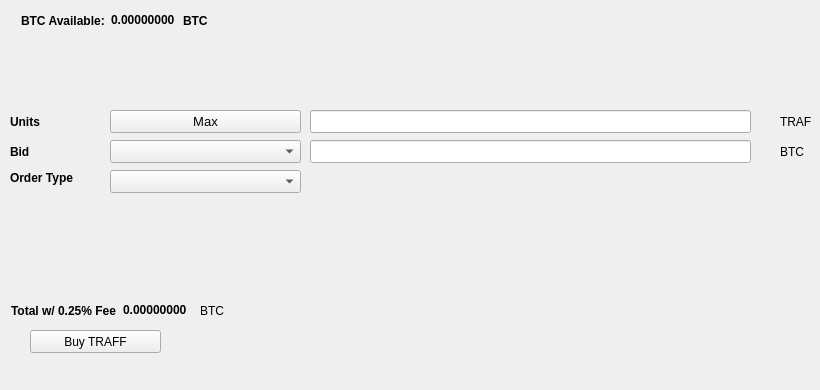
   <widget class="QWidget" name="BuyTab">
    <attribute name="title">
     <string>Buy</string>
    </attribute>
    <widget class="QPushButton" name="BuyTRAFF">
     <property name="geometry">
      <rect>
       <x>30</x>
       <y>330</y>
       <width>131</width>
       <height>23</height>
      </rect>
     </property>
     <property name="text">
      <string>Buy TRAFF</string>
     </property>
     <property name="icon">
      <iconset resource="../traff.qrc">
       <normaloff>:/icons/bitcoin</normaloff>:/icons/bitcoin</iconset>
     </property>
    </widget>
    <widget class="QLabel" name="label_3">
     <property name="geometry">
      <rect>
       <x>10</x>
       <y>110</y>
       <width>46</width>
       <height>23</height>
      </rect>
     </property>
     <property name="font">
      <font>
       <weight>75</weight>
       <bold>true</bold>
      </font>
     </property>
     <property name="text">
      <string>Units</string>
     </property>
    </widget>
    <widget class="QLineEdit" name="UnitsInput">
     <property name="geometry">
      <rect>
       <x>310</x>
       <y>110</y>
       <width>441</width>
       <height>23</height>
      </rect>
     </property>
     <property name="font">
      <font>
       <pointsize>9</pointsize>
       <weight>75</weight>
       <bold>true</bold>
      </font>
     </property>
    </widget>
    <widget class="QLineEdit" name="BuyBidPriceEdit">
     <property name="geometry">
      <rect>
       <x>310</x>
       <y>140</y>
       <width>441</width>
       <height>23</height>
      </rect>
     </property>
     <property name="font">
      <font>
       <pointsize>9</pointsize>
       <weight>75</weight>
       <bold>true</bold>
      </font>
     </property>
    </widget>
    <widget class="QLabel" name="label_4">
     <property name="geometry">
      <rect>
       <x>780</x>
       <y>110</y>
       <width>31</width>
       <height>23</height>
      </rect>
     </property>
     <property name="text">
      <string>TRAFF</string>
     </property>
    </widget>
    <widget class="QLabel" name="label_5">
     <property name="geometry">
      <rect>
       <x>780</x>
       <y>140</y>
       <width>31</width>
       <height>23</height>
      </rect>
     </property>
     <property name="text">
      <string>BTC</string>
     </property>
    </widget>
    <widget class="QLabel" name="label_6">
     <property name="geometry">
      <rect>
       <x>10</x>
       <y>140</y>
       <width>46</width>
       <height>23</height>
      </rect>
     </property>
     <property name="font">
      <font>
       <weight>75</weight>
       <bold>true</bold>
      </font>
     </property>
     <property name="text">
      <string>Bid</string>
     </property>
    </widget>
    <widget class="QLabel" name="label_7">
     <property name="geometry">
      <rect>
       <x>10</x>
       <y>170</y>
       <width>91</width>
       <height>16</height>
      </rect>
     </property>
     <property name="font">
      <font>
       <weight>75</weight>
       <bold>true</bold>
      </font>
     </property>
     <property name="text">
      <string>Order Type</string>
     </property>
    </widget>
    <widget class="QPushButton" name="Buy_Max_Amount">
     <property name="geometry">
      <rect>
       <x>110</x>
       <y>110</y>
       <width>191</width>
       <height>23</height>
      </rect>
     </property>
     <property name="font">
      <font>
       <pointsize>10</pointsize>
      </font>
     </property>
     <property name="text">
      <string>Max</string>
     </property>
    </widget>
    <widget class="QComboBox" name="BuyBidcomboBox">
     <property name="geometry">
      <rect>
       <x>110</x>
       <y>140</y>
       <width>191</width>
       <height>23</height>
      </rect>
     </property>
     <property name="font">
      <font>
       <pointsize>10</pointsize>
      </font>
     </property>
    </widget>
    <widget class="QComboBox" name="buyOrdertypeCombo">
     <property name="geometry">
      <rect>
       <x>110</x>
       <y>170</y>
       <width>191</width>
       <height>23</height>
      </rect>
     </property>
     <property name="font">
      <font>
       <pointsize>10</pointsize>
      </font>
     </property>
    </widget>
    <widget class="QWidget" name="layoutWidget1">
     <property name="geometry">
      <rect>
       <x>21</x>
       <y>11</y>
       <width>227</width>
       <height>19</height>
      </rect>
     </property>
     <layout class="QHBoxLayout" name="horizontalLayout_3">
      <item>
       <widget class="QLabel" name="label232">
        <property name="font">
         <font>
          <weight>75</weight>
          <bold>true</bold>
         </font>
        </property>
        <property name="text">
         <string>BTC Available:</string>
        </property>
       </widget>
      </item>
      <item>
       <widget class="QLabel" name="BtcAvailableLbl">
        <property name="palette">
         <palette>
          <active>
           <colorrole role="WindowText">
            <brush brushstyle="SolidPattern">
             <color alpha="255">
              <red>0</red>
              <green>0</green>
              <blue>0</blue>
             </color>
            </brush>
           </colorrole>
           <colorrole role="Button">
            <brush brushstyle="SolidPattern">
             <color alpha="255">
              <red>0</red>
              <green>170</green>
              <blue>0</blue>
             </color>
            </brush>
           </colorrole>
           <colorrole role="Light">
            <brush brushstyle="SolidPattern">
             <color alpha="255">
              <red>0</red>
              <green>255</green>
              <blue>0</blue>
             </color>
            </brush>
           </colorrole>
           <colorrole role="Midlight">
            <brush brushstyle="SolidPattern">
             <color alpha="255">
              <red>0</red>
              <green>212</green>
              <blue>0</blue>
             </color>
            </brush>
           </colorrole>
           <colorrole role="Dark">
            <brush brushstyle="SolidPattern">
             <color alpha="255">
              <red>0</red>
              <green>85</green>
              <blue>0</blue>
             </color>
            </brush>
           </colorrole>
           <colorrole role="Mid">
            <brush brushstyle="SolidPattern">
             <color alpha="255">
              <red>0</red>
              <green>113</green>
              <blue>0</blue>
             </color>
            </brush>
           </colorrole>
           <colorrole role="Text">
            <brush brushstyle="SolidPattern">
             <color alpha="255">
              <red>0</red>
              <green>170</green>
              <blue>0</blue>
             </color>
            </brush>
           </colorrole>
           <colorrole role="BrightText">
            <brush brushstyle="SolidPattern">
             <color alpha="255">
              <red>255</red>
              <green>255</green>
              <blue>255</blue>
             </color>
            </brush>
           </colorrole>
           <colorrole role="ButtonText">
            <brush brushstyle="SolidPattern">
             <color alpha="255">
              <red>0</red>
              <green>0</green>
              <blue>0</blue>
             </color>
            </brush>
           </colorrole>
           <colorrole role="Base">
            <brush brushstyle="SolidPattern">
             <color alpha="255">
              <red>255</red>
              <green>255</green>
              <blue>255</blue>
             </color>
            </brush>
           </colorrole>
           <colorrole role="Window">
            <brush brushstyle="SolidPattern">
             <color alpha="255">
              <red>0</red>
              <green>170</green>
              <blue>0</blue>
             </color>
            </brush>
           </colorrole>
           <colorrole role="Shadow">
            <brush brushstyle="SolidPattern">
             <color alpha="255">
              <red>0</red>
              <green>0</green>
              <blue>0</blue>
             </color>
            </brush>
           </colorrole>
           <colorrole role="AlternateBase">
            <brush brushstyle="SolidPattern">
             <color alpha="255">
              <red>127</red>
              <green>212</green>
              <blue>127</blue>
             </color>
            </brush>
           </colorrole>
           <colorrole role="ToolTipBase">
            <brush brushstyle="SolidPattern">
             <color alpha="255">
              <red>255</red>
              <green>255</green>
              <blue>220</blue>
             </color>
            </brush>
           </colorrole>
           <colorrole role="ToolTipText">
            <brush brushstyle="SolidPattern">
             <color alpha="255">
              <red>0</red>
              <green>0</green>
              <blue>0</blue>
             </color>
            </brush>
           </colorrole>
          </active>
          <inactive>
           <colorrole role="WindowText">
            <brush brushstyle="SolidPattern">
             <color alpha="255">
              <red>0</red>
              <green>0</green>
              <blue>0</blue>
             </color>
            </brush>
           </colorrole>
           <colorrole role="Button">
            <brush brushstyle="SolidPattern">
             <color alpha="255">
              <red>0</red>
              <green>170</green>
              <blue>0</blue>
             </color>
            </brush>
           </colorrole>
           <colorrole role="Light">
            <brush brushstyle="SolidPattern">
             <color alpha="255">
              <red>0</red>
              <green>255</green>
              <blue>0</blue>
             </color>
            </brush>
           </colorrole>
           <colorrole role="Midlight">
            <brush brushstyle="SolidPattern">
             <color alpha="255">
              <red>0</red>
              <green>212</green>
              <blue>0</blue>
             </color>
            </brush>
           </colorrole>
           <colorrole role="Dark">
            <brush brushstyle="SolidPattern">
             <color alpha="255">
              <red>0</red>
              <green>85</green>
              <blue>0</blue>
             </color>
            </brush>
           </colorrole>
           <colorrole role="Mid">
            <brush brushstyle="SolidPattern">
             <color alpha="255">
              <red>0</red>
              <green>113</green>
              <blue>0</blue>
             </color>
            </brush>
           </colorrole>
           <colorrole role="Text">
            <brush brushstyle="SolidPattern">
             <color alpha="255">
              <red>0</red>
              <green>170</green>
              <blue>0</blue>
             </color>
            </brush>
           </colorrole>
           <colorrole role="BrightText">
            <brush brushstyle="SolidPattern">
             <color alpha="255">
              <red>255</red>
              <green>255</green>
              <blue>255</blue>
             </color>
            </brush>
           </colorrole>
           <colorrole role="ButtonText">
            <brush brushstyle="SolidPattern">
             <color alpha="255">
              <red>0</red>
              <green>0</green>
              <blue>0</blue>
             </color>
            </brush>
           </colorrole>
           <colorrole role="Base">
            <brush brushstyle="SolidPattern">
             <color alpha="255">
              <red>255</red>
              <green>255</green>
              <blue>255</blue>
             </color>
            </brush>
           </colorrole>
           <colorrole role="Window">
            <brush brushstyle="SolidPattern">
             <color alpha="255">
              <red>0</red>
              <green>170</green>
              <blue>0</blue>
             </color>
            </brush>
           </colorrole>
           <colorrole role="Shadow">
            <brush brushstyle="SolidPattern">
             <color alpha="255">
              <red>0</red>
              <green>0</green>
              <blue>0</blue>
             </color>
            </brush>
           </colorrole>
           <colorrole role="AlternateBase">
            <brush brushstyle="SolidPattern">
             <color alpha="255">
              <red>127</red>
              <green>212</green>
              <blue>127</blue>
             </color>
            </brush>
           </colorrole>
           <colorrole role="ToolTipBase">
            <brush brushstyle="SolidPattern">
             <color alpha="255">
              <red>255</red>
              <green>255</green>
              <blue>220</blue>
             </color>
            </brush>
           </colorrole>
           <colorrole role="ToolTipText">
            <brush brushstyle="SolidPattern">
             <color alpha="255">
              <red>0</red>
              <green>0</green>
              <blue>0</blue>
             </color>
            </brush>
           </colorrole>
          </inactive>
          <disabled>
           <colorrole role="WindowText">
            <brush brushstyle="SolidPattern">
             <color alpha="255">
              <red>0</red>
              <green>85</green>
              <blue>0</blue>
             </color>
            </brush>
           </colorrole>
           <colorrole role="Button">
            <brush brushstyle="SolidPattern">
             <color alpha="255">
              <red>0</red>
              <green>170</green>
              <blue>0</blue>
             </color>
            </brush>
           </colorrole>
           <colorrole role="Light">
            <brush brushstyle="SolidPattern">
             <color alpha="255">
              <red>0</red>
              <green>255</green>
              <blue>0</blue>
             </color>
            </brush>
           </colorrole>
           <colorrole role="Midlight">
            <brush brushstyle="SolidPattern">
             <color alpha="255">
              <red>0</red>
              <green>212</green>
              <blue>0</blue>
             </color>
            </brush>
           </colorrole>
           <colorrole role="Dark">
            <brush brushstyle="SolidPattern">
             <color alpha="255">
              <red>0</red>
              <green>85</green>
              <blue>0</blue>
             </color>
            </brush>
           </colorrole>
           <colorrole role="Mid">
            <brush brushstyle="SolidPattern">
             <color alpha="255">
              <red>0</red>
              <green>113</green>
              <blue>0</blue>
             </color>
            </brush>
           </colorrole>
           <colorrole role="Text">
            <brush brushstyle="SolidPattern">
             <color alpha="255">
              <red>0</red>
              <green>85</green>
              <blue>0</blue>
             </color>
            </brush>
           </colorrole>
           <colorrole role="BrightText">
            <brush brushstyle="SolidPattern">
             <color alpha="255">
              <red>255</red>
              <green>255</green>
              <blue>255</blue>
             </color>
            </brush>
           </colorrole>
           <colorrole role="ButtonText">
            <brush brushstyle="SolidPattern">
             <color alpha="255">
              <red>0</red>
              <green>85</green>
              <blue>0</blue>
             </color>
            </brush>
           </colorrole>
           <colorrole role="Base">
            <brush brushstyle="SolidPattern">
             <color alpha="255">
              <red>0</red>
              <green>170</green>
              <blue>0</blue>
             </color>
            </brush>
           </colorrole>
           <colorrole role="Window">
            <brush brushstyle="SolidPattern">
             <color alpha="255">
              <red>0</red>
              <green>170</green>
              <blue>0</blue>
             </color>
            </brush>
           </colorrole>
           <colorrole role="Shadow">
            <brush brushstyle="SolidPattern">
             <color alpha="255">
              <red>0</red>
              <green>0</green>
              <blue>0</blue>
             </color>
            </brush>
           </colorrole>
           <colorrole role="AlternateBase">
            <brush brushstyle="SolidPattern">
             <color alpha="255">
              <red>0</red>
              <green>170</green>
              <blue>0</blue>
             </color>
            </brush>
           </colorrole>
           <colorrole role="ToolTipBase">
            <brush brushstyle="SolidPattern">
             <color alpha="255">
              <red>255</red>
              <green>255</green>
              <blue>220</blue>
             </color>
            </brush>
           </colorrole>
           <colorrole role="ToolTipText">
            <brush brushstyle="SolidPattern">
             <color alpha="255">
              <red>0</red>
              <green>0</green>
              <blue>0</blue>
             </color>
            </brush>
           </colorrole>
          </disabled>
         </palette>
        </property>
        <property name="font">
         <font>
          <weight>75</weight>
          <bold>true</bold>
         </font>
        </property>
        <property name="text">
         <string>0.00000000</string>
        </property>
        <property name="textInteractionFlags">
         <set>Qt::LinksAccessibleByMouse|Qt::TextSelectableByKeyboard|Qt::TextSelectableByMouse</set>
        </property>
       </widget>
      </item>
      <item>
       <widget class="QLabel" name="BtcAvailableLbl_2">
        <property name="font">
         <font>
          <weight>75</weight>
          <bold>true</bold>
         </font>
        </property>
        <property name="text">
         <string>BTC</string>
        </property>
       </widget>
      </item>
     </layout>
    </widget>
    <widget class="QWidget" name="layoutWidge2">
     <property name="geometry">
      <rect>
       <x>11</x>
       <y>301</y>
       <width>259</width>
       <height>19</height>
      </rect>
     </property>
     <layout class="QHBoxLayout" name="horizontalLayout_4">
      <item>
       <widget class="QLabel" name="label_9">
        <property name="font">
         <font>
          <weight>75</weight>
          <bold>true</bold>
         </font>
        </property>
        <property name="text">
         <string>Total w/ 0.25% Fee</string>
        </property>
       </widget>
      </item>
      <item>
       <widget class="QLabel" name="BuyCostLabel">
        <property name="palette">
         <palette>
          <active>
           <colorrole role="WindowText">
            <brush brushstyle="SolidPattern">
             <color alpha="255">
              <red>0</red>
              <green>0</green>
              <blue>0</blue>
             </color>
            </brush>
           </colorrole>
           <colorrole role="Button">
            <brush brushstyle="SolidPattern">
             <color alpha="255">
              <red>0</red>
              <green>170</green>
              <blue>0</blue>
             </color>
            </brush>
           </colorrole>
           <colorrole role="Light">
            <brush brushstyle="SolidPattern">
             <color alpha="255">
              <red>0</red>
              <green>255</green>
              <blue>0</blue>
             </color>
            </brush>
           </colorrole>
           <colorrole role="Midlight">
            <brush brushstyle="SolidPattern">
             <color alpha="255">
              <red>0</red>
              <green>212</green>
              <blue>0</blue>
             </color>
            </brush>
           </colorrole>
           <colorrole role="Dark">
            <brush brushstyle="SolidPattern">
             <color alpha="255">
              <red>0</red>
              <green>85</green>
              <blue>0</blue>
             </color>
            </brush>
           </colorrole>
           <colorrole role="Mid">
            <brush brushstyle="SolidPattern">
             <color alpha="255">
              <red>0</red>
              <green>113</green>
              <blue>0</blue>
             </color>
            </brush>
           </colorrole>
           <colorrole role="Text">
            <brush brushstyle="SolidPattern">
             <color alpha="255">
              <red>0</red>
              <green>170</green>
              <blue>0</blue>
             </color>
            </brush>
           </colorrole>
           <colorrole role="BrightText">
            <brush brushstyle="SolidPattern">
             <color alpha="255">
              <red>255</red>
              <green>255</green>
              <blue>255</blue>
             </color>
            </brush>
           </colorrole>
           <colorrole role="ButtonText">
            <brush brushstyle="SolidPattern">
             <color alpha="255">
              <red>0</red>
              <green>0</green>
              <blue>0</blue>
             </color>
            </brush>
           </colorrole>
           <colorrole role="Base">
            <brush brushstyle="SolidPattern">
             <color alpha="255">
              <red>255</red>
              <green>255</green>
              <blue>255</blue>
             </color>
            </brush>
           </colorrole>
           <colorrole role="Window">
            <brush brushstyle="SolidPattern">
             <color alpha="255">
              <red>0</red>
              <green>170</green>
              <blue>0</blue>
             </color>
            </brush>
           </colorrole>
           <colorrole role="Shadow">
            <brush brushstyle="SolidPattern">
             <color alpha="255">
              <red>0</red>
              <green>0</green>
              <blue>0</blue>
             </color>
            </brush>
           </colorrole>
           <colorrole role="AlternateBase">
            <brush brushstyle="SolidPattern">
             <color alpha="255">
              <red>127</red>
              <green>212</green>
              <blue>127</blue>
             </color>
            </brush>
           </colorrole>
           <colorrole role="ToolTipBase">
            <brush brushstyle="SolidPattern">
             <color alpha="255">
              <red>255</red>
              <green>255</green>
              <blue>220</blue>
             </color>
            </brush>
           </colorrole>
           <colorrole role="ToolTipText">
            <brush brushstyle="SolidPattern">
             <color alpha="255">
              <red>0</red>
              <green>0</green>
              <blue>0</blue>
             </color>
            </brush>
           </colorrole>
          </active>
          <inactive>
           <colorrole role="WindowText">
            <brush brushstyle="SolidPattern">
             <color alpha="255">
              <red>0</red>
              <green>0</green>
              <blue>0</blue>
             </color>
            </brush>
           </colorrole>
           <colorrole role="Button">
            <brush brushstyle="SolidPattern">
             <color alpha="255">
              <red>0</red>
              <green>170</green>
              <blue>0</blue>
             </color>
            </brush>
           </colorrole>
           <colorrole role="Light">
            <brush brushstyle="SolidPattern">
             <color alpha="255">
              <red>0</red>
              <green>255</green>
              <blue>0</blue>
             </color>
            </brush>
           </colorrole>
           <colorrole role="Midlight">
            <brush brushstyle="SolidPattern">
             <color alpha="255">
              <red>0</red>
              <green>212</green>
              <blue>0</blue>
             </color>
            </brush>
           </colorrole>
           <colorrole role="Dark">
            <brush brushstyle="SolidPattern">
             <color alpha="255">
              <red>0</red>
              <green>85</green>
              <blue>0</blue>
             </color>
            </brush>
           </colorrole>
           <colorrole role="Mid">
            <brush brushstyle="SolidPattern">
             <color alpha="255">
              <red>0</red>
              <green>113</green>
              <blue>0</blue>
             </color>
            </brush>
           </colorrole>
           <colorrole role="Text">
            <brush brushstyle="SolidPattern">
             <color alpha="255">
              <red>0</red>
              <green>170</green>
              <blue>0</blue>
             </color>
            </brush>
           </colorrole>
           <colorrole role="BrightText">
            <brush brushstyle="SolidPattern">
             <color alpha="255">
              <red>255</red>
              <green>255</green>
              <blue>255</blue>
             </color>
            </brush>
           </colorrole>
           <colorrole role="ButtonText">
            <brush brushstyle="SolidPattern">
             <color alpha="255">
              <red>0</red>
              <green>0</green>
              <blue>0</blue>
             </color>
            </brush>
           </colorrole>
           <colorrole role="Base">
            <brush brushstyle="SolidPattern">
             <color alpha="255">
              <red>255</red>
              <green>255</green>
              <blue>255</blue>
             </color>
            </brush>
           </colorrole>
           <colorrole role="Window">
            <brush brushstyle="SolidPattern">
             <color alpha="255">
              <red>0</red>
              <green>170</green>
              <blue>0</blue>
             </color>
            </brush>
           </colorrole>
           <colorrole role="Shadow">
            <brush brushstyle="SolidPattern">
             <color alpha="255">
              <red>0</red>
              <green>0</green>
              <blue>0</blue>
             </color>
            </brush>
           </colorrole>
           <colorrole role="AlternateBase">
            <brush brushstyle="SolidPattern">
             <color alpha="255">
              <red>127</red>
              <green>212</green>
              <blue>127</blue>
             </color>
            </brush>
           </colorrole>
           <colorrole role="ToolTipBase">
            <brush brushstyle="SolidPattern">
             <color alpha="255">
              <red>255</red>
              <green>255</green>
              <blue>220</blue>
             </color>
            </brush>
           </colorrole>
           <colorrole role="ToolTipText">
            <brush brushstyle="SolidPattern">
             <color alpha="255">
              <red>0</red>
              <green>0</green>
              <blue>0</blue>
             </color>
            </brush>
           </colorrole>
          </inactive>
          <disabled>
           <colorrole role="WindowText">
            <brush brushstyle="SolidPattern">
             <color alpha="255">
              <red>0</red>
              <green>85</green>
              <blue>0</blue>
             </color>
            </brush>
           </colorrole>
           <colorrole role="Button">
            <brush brushstyle="SolidPattern">
             <color alpha="255">
              <red>0</red>
              <green>170</green>
              <blue>0</blue>
             </color>
            </brush>
           </colorrole>
           <colorrole role="Light">
            <brush brushstyle="SolidPattern">
             <color alpha="255">
              <red>0</red>
              <green>255</green>
              <blue>0</blue>
             </color>
            </brush>
           </colorrole>
           <colorrole role="Midlight">
            <brush brushstyle="SolidPattern">
             <color alpha="255">
              <red>0</red>
              <green>212</green>
              <blue>0</blue>
             </color>
            </brush>
           </colorrole>
           <colorrole role="Dark">
            <brush brushstyle="SolidPattern">
             <color alpha="255">
              <red>0</red>
              <green>85</green>
              <blue>0</blue>
             </color>
            </brush>
           </colorrole>
           <colorrole role="Mid">
            <brush brushstyle="SolidPattern">
             <color alpha="255">
              <red>0</red>
              <green>113</green>
              <blue>0</blue>
             </color>
            </brush>
           </colorrole>
           <colorrole role="Text">
            <brush brushstyle="SolidPattern">
             <color alpha="255">
              <red>0</red>
              <green>85</green>
              <blue>0</blue>
             </color>
            </brush>
           </colorrole>
           <colorrole role="BrightText">
            <brush brushstyle="SolidPattern">
             <color alpha="255">
              <red>255</red>
              <green>255</green>
              <blue>255</blue>
             </color>
            </brush>
           </colorrole>
           <colorrole role="ButtonText">
            <brush brushstyle="SolidPattern">
             <color alpha="255">
              <red>0</red>
              <green>85</green>
              <blue>0</blue>
             </color>
            </brush>
           </colorrole>
           <colorrole role="Base">
            <brush brushstyle="SolidPattern">
             <color alpha="255">
              <red>0</red>
              <green>170</green>
              <blue>0</blue>
             </color>
            </brush>
           </colorrole>
           <colorrole role="Window">
            <brush brushstyle="SolidPattern">
             <color alpha="255">
              <red>0</red>
              <green>170</green>
              <blue>0</blue>
             </color>
            </brush>
           </colorrole>
           <colorrole role="Shadow">
            <brush brushstyle="SolidPattern">
             <color alpha="255">
              <red>0</red>
              <green>0</green>
              <blue>0</blue>
             </color>
            </brush>
           </colorrole>
           <colorrole role="AlternateBase">
            <brush brushstyle="SolidPattern">
             <color alpha="255">
              <red>0</red>
              <green>170</green>
              <blue>0</blue>
             </color>
            </brush>
           </colorrole>
           <colorrole role="ToolTipBase">
            <brush brushstyle="SolidPattern">
             <color alpha="255">
              <red>255</red>
              <green>255</green>
              <blue>220</blue>
             </color>
            </brush>
           </colorrole>
           <colorrole role="ToolTipText">
            <brush brushstyle="SolidPattern">
             <color alpha="255">
              <red>0</red>
              <green>0</green>
              <blue>0</blue>
             </color>
            </brush>
           </colorrole>
          </disabled>
         </palette>
        </property>
        <property name="font">
         <font>
          <weight>75</weight>
          <bold>true</bold>
         </font>
        </property>
        <property name="autoFillBackground">
         <bool>false</bool>
        </property>
        <property name="text">
         <string>0.00000000</string>
        </property>
        <property name="textInteractionFlags">
         <set>Qt::LinksAccessibleByMouse|Qt::TextSelectableByMouse</set>
        </property>
       </widget>
      </item>
      <item>
       <widget class="QLabel" name="label_10">
        <property name="font">
         <font>
          <weight>50</weight>
          <bold>false</bold>
         </font>
        </property>
        <property name="text">
         <string>BTC</string>
        </property>
       </widget>
      </item>
     </layout>
    </widget>
    <widget class="QLabel" name="label_24">
     <property name="geometry">
      <rect>
       <x>460</x>
       <y>300</y>
       <width>281</width>
       <height>81</height>
      </rect>
     </property>
     <property name="text">
      <string/>
     </property>
     <property name="pixmap">
      <pixmap>:/images/bittrex</pixmap>
     </property>
    </widget>
   </widget>
